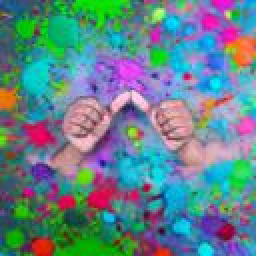
#> input picture ISL_Dataset/A/A (10).jpg, 128 x 128 px, given in place of 0_0.jpg, which was not available (shown 2 times larger)
$ jupyter execute --allow-errors 01_Data_Exploration_new.ipynb
#> lines starting #> are read from the running program, lines starting #| are printed output that depends on the picture; pictures that were not available may be replaced by others from this repository, and a replacement may not be noted
[cell 1]
import numpy as np
import pandas as pd
import os

class_path = []
file_path = []

for class_name in os.listdir(os.path.join("ISL_Dataset/custom_images")):
    for file_name in os.listdir(os.path.join("ISL_Dataset/custom_images", class_name)):
        file_path.append(os.path.join("ISL_Dataset", "custom_images", class_name, file_name))
        class_path.append(class_name)
df = pd.DataFrame(data={"class_path": class_path, "file_path": file_path})

[cell 2]
df.head()

[cell 3]
import matplotlib.pyplot as plt
import seaborn
plt.figure(figsize=(10,10))
plt.title("Class Distribution")
seaborn.countplot(df['class_path'],palette="husl")
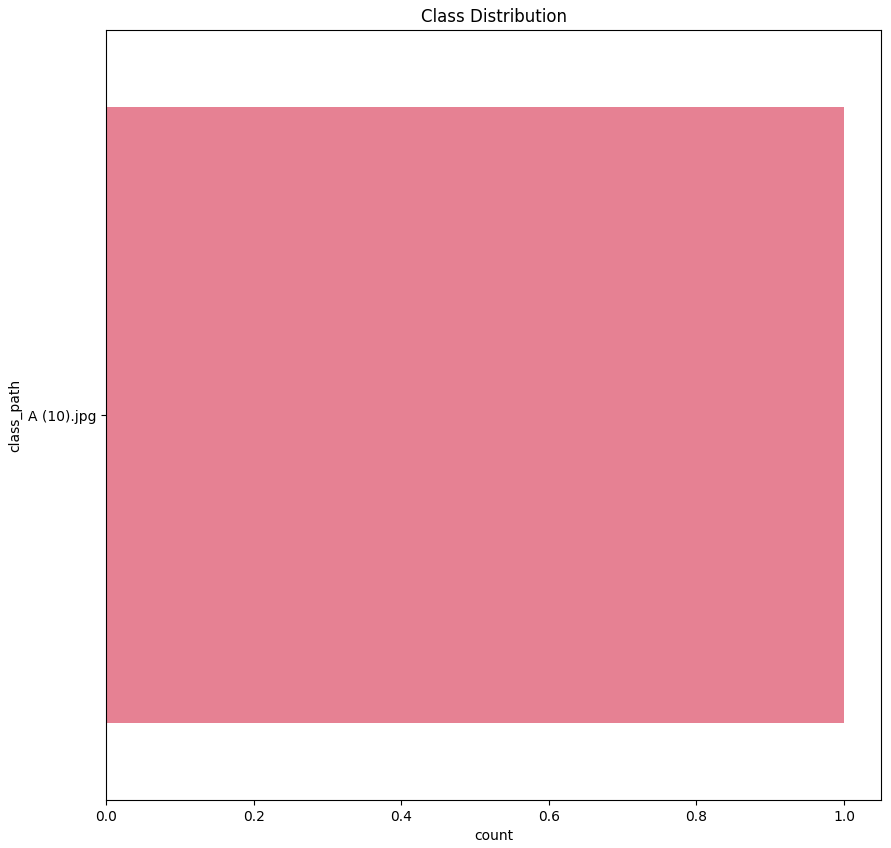
#> figure drawn by matplotlib, 1 panel

[cell 4]
df.to_csv("image_paths.csv", index=False, sep=",")

[cell 5]
import cv2
import matplotlib.pyplot as plt

image_0 = cv2.imread("ISL_Dataset/custom_images/0/0_0.jpg")
#> image_0 is the input picture: shape (128, 128, 3); mean B, G, R 138.7, 131.1, 99
image_O = cv2.imread("ISL_Dataset/custom_images/O/O_0.jpg")
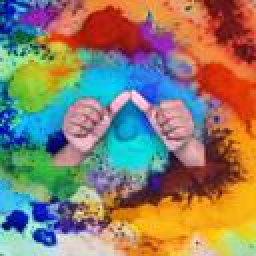
#> input picture ISL_Dataset/A/A (11).jpg, 128 x 128 px, given in place of O_0.jpg, which was not available (shown 2 times larger)
#> image_O is the input picture: shape (128, 128, 3); mean B, G, R 106.2, 126.5, 139.8
image_Q = cv2.imread("ISL_Dataset/custom_images/Q/Q_0.jpg")

image_0 = cv2.cvtColor(image_0, cv2.COLOR_BGR2RGB)
image_O = cv2.cvtColor(image_O, cv2.COLOR_BGR2RGB)
image_Q = cv2.cvtColor(image_Q, cv2.COLOR_BGR2RGB)

plt.figure(figsize=(8,4))

plt.subplot(1,3,1)
plt.imshow(image_0, cmap="gray")
plt.title("Image 0")
plt.axis("off")

plt.subplot(1,3,2)
plt.imshow(image_O, cmap="gray")
plt.title("Image O")
plt.axis("off")

plt.subplot(1,3,3)
plt.imshow(image_Q, cmap="gray")
plt.title("Image Q")
plt.axis("off")
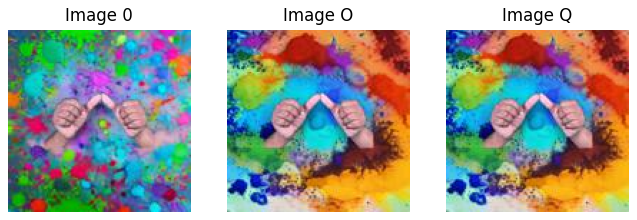
#> figure drawn by matplotlib, 3 panels

[cell 6]
image_0_yuv = cv2.cvtColor(image_0, cv2.COLOR_BGR2YUV)
#> image_0_yuv: shape (128, 128, 3); mean of channels 0, 1, 2 129.7, 112.9, 135.9
image_O_yuv = cv2.cvtColor(image_O, cv2.COLOR_BGR2YUV)
#> image_O_yuv: shape (128, 128, 3); mean of channels 0, 1, 2 121.9, 136.8, 114.2
image_Q_yuv = cv2.cvtColor(image_Q, cv2.COLOR_BGR2YUV)

image_0_yuv[:,:,0] = cv2.equalizeHist(image_0_yuv[:,:,0])
#> image_0_yuv: shape (128, 128, 3); mean of channels 0, 1, 2 128.5, 112.9, 135.9
image_O_yuv[:,:,0] = cv2.equalizeHist(image_O_yuv[:,:,0])
#> image_O_yuv: shape (128, 128, 3); mean of channels 0, 1, 2 128.3, 136.8, 114.2
image_Q_yuv[:,:,0] = cv2.equalizeHist(image_Q_yuv[:,:,0])

image_0_enhanced = cv2.cvtColor(image_0_yuv, cv2.COLOR_YUV2BGR)
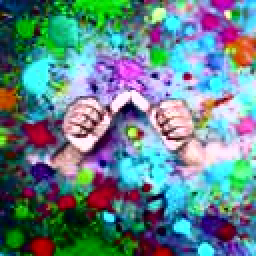
#> image_0_enhanced: shape (128, 128, 3) (shown 2 times larger); mean R, G, B 99, 130.7, 137
image_O_enhanced = cv2.cvtColor(image_O_yuv, cv2.COLOR_YUV2BGR)
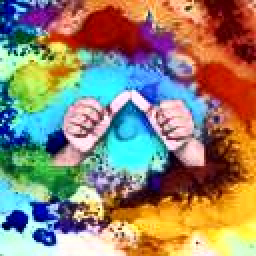
#> image_O_enhanced: shape (128, 128, 3) (shown 2 times larger); mean R, G, B 145.1, 132.7, 112.4
image_Q_enhanced = cv2.cvtColor(image_Q_yuv, cv2.COLOR_YUV2BGR)

plt.figure(figsize=(8,4))

plt.subplot(1,3,1)
plt.imshow(image_0_enhanced, cmap="gray")
plt.title("Image 0")
plt.axis("off")

plt.subplot(1,3,2)
plt.imshow(image_O_enhanced, cmap="gray")
plt.title("Image O")
plt.axis("off")

plt.subplot(1,3,3)
plt.imshow(image_Q_enhanced, cmap="gray")
plt.title("Image Q")
plt.axis("off")

[cell 7]
def remove_background(image, margin_pct=0.2):
#> called with margin_pct = 0.2
    h, w = image.shape[:2]
#> h = 128; w = 128
    margin_x = int(margin_pct * w)
#> margin_x = 25
    margin_y = int(margin_pct * h)
#> margin_y = 25
    rect = (margin_x, margin_y, w - 2*margin_x, h - 2*margin_y)
#> rect = (25, 25, 78, 78)

    mask = np.zeros((h, w), np.uint8)
    bgdModel = np.zeros((1, 65), np.float64)
    fgdModel = np.zeros((1, 65), np.float64)

    cv2.grabCut(image, mask, rect, bgdModel, fgdModel, 8, cv2.GC_INIT_WITH_RECT)

    # 0 and 2 = background, 1 and 3 = foreground -> collapse to binary 0/1
    binary_mask = np.where((mask == 2) | (mask == 0), 0, 1).astype("uint8")

    result = image * binary_mask[:, :, np.newaxis]
#> result: shape (128, 128, 3); every value is 0
    return result

image_0_nobg = remove_background(image_0)
image_O_nobg = remove_background(image_O)
image_Q_nobg = remove_background(image_Q)

plt.figure(figsize=(8,4))

plt.subplot(1,3,1)
plt.imshow(image_0_nobg)
plt.title("Image 0")
plt.axis("off")

plt.subplot(1,3,2)
plt.imshow(image_O_nobg)
plt.title("Image O")
plt.axis("off")

plt.subplot(1,3,3)
plt.imshow(image_Q_nobg)
plt.title("Image Q")
plt.axis("off")

[cell 8]
blurred_0 = cv2.GaussianBlur(image_0_nobg, (5,5), 0)
blurred_O = cv2.GaussianBlur(image_O_nobg, (5,5), 0)
blurred_Q = cv2.GaussianBlur(image_Q_nobg, (5,5), 0)

plt.figure(figsize=(8,4))
plt.subplot(1,3,1); plt.imshow(blurred_0); plt.title("Image 0"); plt.axis("off")
plt.subplot(1,3,2); plt.imshow(blurred_O); plt.title("Image O"); plt.axis("off")
plt.subplot(1,3,3); plt.imshow(blurred_Q); plt.title("Image Q"); plt.axis("off")
plt.show()

[cell 9]
binary_mask_0 = np.any(image_0_nobg != 0, axis=2).astype("uint8")
#> binary_mask_0: shape (128, 128); every value is 0
binary_mask_O = np.any(image_O_nobg != 0, axis=2).astype("uint8")
binary_mask_Q = np.any(image_Q_nobg != 0, axis=2).astype("uint8")

foreground_pixels_0 = blurred_0[binary_mask_0 == 1]
#> foreground_pixels_0 = empty array
foreground_pixels_O = blurred_O[binary_mask_O == 1]
#> foreground_pixels_O = empty array
foreground_pixels_Q = blurred_Q[binary_mask_Q == 1]
#> foreground_pixels_Q = empty array

median_intensity_0 = np.median(foreground_pixels_0)
#> median_intensity_0 = nan
median_intensity_O = np.median(foreground_pixels_O)
#> median_intensity_O = nan
median_intensity_Q = np.median(foreground_pixels_Q)
#> median_intensity_Q = nan

lower_threshold_0 = int(max(0, (1.0 - 0.33) * median_intensity_0))
#> lower_threshold_0 = 0
upper_threshold_0 = int(min(255, (1.0 + 0.33) * median_intensity_0))
#> upper_threshold_0 = 255
lower_threshold_O = int(max(0, (1.0 - 0.33) * median_intensity_O))
#> lower_threshold_O = 0
upper_threshold_O = int(min(255, (1.0 + 0.33) * median_intensity_O))
#> upper_threshold_O = 255
lower_threshold_Q = int(max(0, (1.0 - 0.33) * median_intensity_Q))
#> lower_threshold_Q = 0
upper_threshold_Q = int(min(255, (1.0 + 0.33) * median_intensity_Q))
#> upper_threshold_Q = 255

#Apply Canny
image_canny_0 = cv2.Canny(blurred_0, lower_threshold_0, upper_threshold_0)
image_canny_O = cv2.Canny(blurred_O, lower_threshold_O, upper_threshold_O)
image_canny_Q = cv2.Canny(blurred_Q, lower_threshold_Q, upper_threshold_Q)

plt.figure(figsize=(8,4))

plt.subplot(1,3,1)
plt.imshow(image_canny_0, cmap="gray")
plt.title("Image 0")
plt.axis("off")

plt.subplot(1,3,2)
plt.imshow(image_canny_O, cmap="gray")
plt.title("Image O")
plt.axis("off")

plt.subplot(1,3,3)
plt.imshow(image_canny_Q, cmap="gray")
plt.title("Image Q")
plt.axis("off")

[cell 10]
# Define a kernel (shape and size matter)
kernel = cv2.getStructuringElement(cv2.MORPH_RECT, (3,3))

# Apply morphological operations on Canny edges
image_0_clean = cv2.morphologyEx(image_canny_0, cv2.MORPH_CLOSE, kernel)
image_O_clean = cv2.morphologyEx(image_canny_O, cv2.MORPH_CLOSE, kernel)
image_Q_clean = cv2.morphologyEx(image_canny_Q, cv2.MORPH_CLOSE, kernel)

# Optional: also try MORPH_OPEN to remove small specks
# image_0_clean = cv2.morphologyEx(image_canny_0, cv2.MORPH_OPEN, kernel)


plt.figure(figsize=(8,4))

plt.subplot(1,3,1)
plt.imshow(image_0_clean, cmap="gray")
plt.title("Image 0")
plt.axis("off")

plt.subplot(1,3,2)
plt.imshow(image_O_clean, cmap="gray")
plt.title("Image O")
plt.axis("off")

plt.subplot(1,3,3)
plt.imshow(image_Q_clean, cmap="gray")
plt.title("Image Q")
plt.axis("off")

[cell 11]
max_output_value = 255
neighbour_size = 99
subtract_from_mean = 10

image_0_binarized = cv2.adaptiveThreshold(image_0_clean, max_output_value, cv2.ADAPTIVE_THRESH_GAUSSIAN_C, cv2.THRESH_BINARY, neighbour_size, subtract_from_mean)
#> image_0_binarized: shape (128, 128); every value is 255
image_O_binarized = cv2.adaptiveThreshold(image_O_clean, max_output_value, cv2.ADAPTIVE_THRESH_GAUSSIAN_C, cv2.THRESH_BINARY, neighbour_size, subtract_from_mean)
image_Q_binarized = cv2.adaptiveThreshold(image_Q_clean, max_output_value, cv2.ADAPTIVE_THRESH_GAUSSIAN_C, cv2.THRESH_BINARY, neighbour_size, subtract_from_mean)

plt.figure(figsize=(8,4))

plt.subplot(1,3,1)
plt.imshow(image_0_binarized, cmap="gray")
plt.title("Image 0")
plt.axis("off")

plt.subplot(1,3,2)
plt.imshow(image_O_binarized, cmap="gray")
plt.title("Image O")
plt.axis("off")

plt.subplot(1,3,3)
plt.imshow(image_Q_binarized, cmap="gray")
plt.title("Image Q")
plt.axis("off")

[cell 12]
import urllib.request
url = "https://storage.googleapis.com/mediapipe-models/hand_landmarker/hand_landmarker/float16/1/hand_landmarker.task"
urllib.request.urlretrieve(url, "hand_landmarker.task")
#> (this line was passed over: the network is not available in this run)
